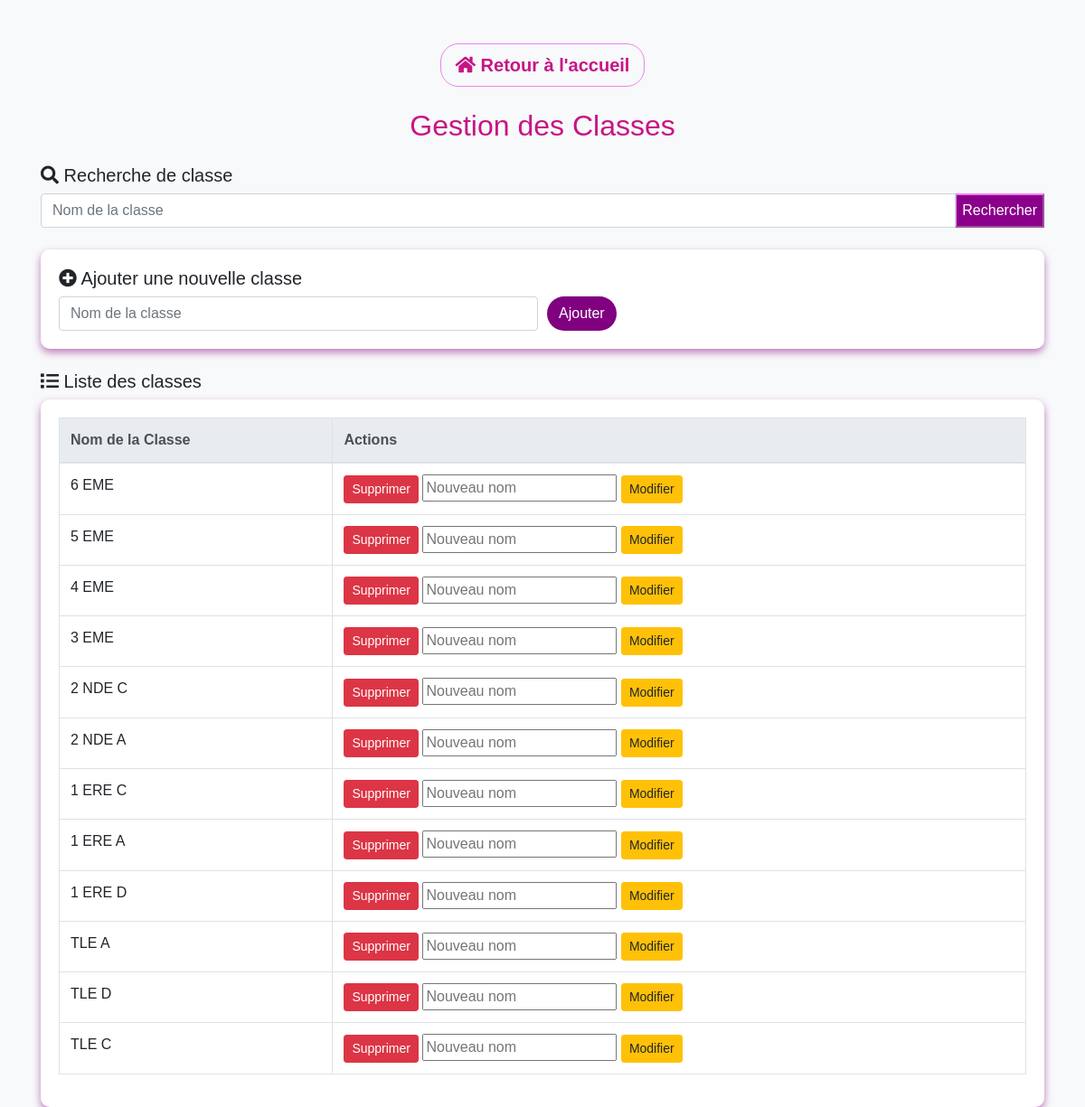
Page /gestion_classe.php on the committed database.
### tables this page shows
CREATE TABLE `classe` (
  `id_classe` int(11) NOT NULL,
  `nom_classe` varchar(250) NOT NULL,
  `niveau` varchar(250) NOT NULL,
  `id_niveau` int(11) DEFAULT NULL
);

### gestion_classe.php (the view, shortened to what this page needs)
<?php
require_once 'config.php';
$sql = "SELECT * FROM classe";
$stmt = $pdo->query($sql);
$classes = $stmt->fetchAll();
?>
<!DOCTYPE html>
<html lang="fr">
<head>
    <link rel="stylesheet" href="https://stackpath.bootstrapcdn.com/bootstrap/4.5.2/css/bootstrap.min.css">
    <link rel="stylesheet" href="https://cdnjs.cloudflare.com/ajax/libs/font-awesome/5.15.4/css/all.min.css">
</head>
<body id="top">
<div class="container mt-5">
    <div class="text-center mb-4">
        <a href="dashboardadmin.php" class="btn btn-outline- btn-lg" style="border-radius: 20px; font-weight: bold;  color: mediumvioletred; border-color: violet;">
            <i class="fas fa-home" style="color:mediumvioletred;"></i> Retour à l'accueil
        </a>
    </div>
    <h2 class="text-center mb-4" style="color:mediumvioletred;">Gestion des Classes</h2>
    <form method="POST" class="mb-4">
        <h5><i class="fas fa-search"></i> Recherche de classe</h5>
        <div class="input-group">
            <input type="text" class="form-control" name="nom_classe_recherche" placeholder="Nom de la classe" required>
            <div class="input-group-append">
                <button type="submit" name="rechercher" style="background-color:darkmagenta; color:white; border-color:violet;">Rechercher</button>
            </div>
        </div>
    </form>
    <div class="custom-card mb-4">
        <form method="POST">
            <h5><i class="fas fa-plus-circle"></i> Ajouter une nouvelle classe</h5>
            <div class="form-row">
                <div class="col">
                    <input type="text" class="form-control" name="nom_classe" placeholder="Nom de la classe" required>
                </div>
               <div class="col">
                    <button type="submit" name="ajouter" class="btn btn-custom">Ajouter</button>
                </div>
            </div>
        </form>
    </div>
    <h5 class="mt-4"><i class="fas fa-list"></i> Liste des classes</h5>
    <div class="custom-card" id="tableClasses">
        <table class="table table-bordered">
            <thead class="thead-light">
                <tr>
                    <th>Nom de la Classe</th>
                    <th>Actions</th>
                </tr>
            </thead>
            <tbody>
                <?php foreach ($classes as $classe): ?>
                    <tr>
                        <td><?= htmlspecialchars($classe['nom_classe']) ?></td>
                        <td>
                            <form method="POST" style="display:inline;">
                                <button type="submit" name="supprimer" class="btn btn-danger btn-sm">Supprimer</button>
                            </form>
                            <form method="POST" style="display:inline;">
                                <input type="text" name="nouveau_nom_classe" placeholder="Nouveau nom" required>
                                <button type="submit" name="modifier" class="btn btn-warning btn-sm">Modifier</button>
                            </form>
                        </td>
                    </tr>
                <?php endforeach; ?>
            </tbody>
        </table>
    </div>
</div>
</body>
</html>

### gestion_classe.php (style rules this page uses)
body { font-family: Arial, sans-serif; background-color: #f8f9fa; }
.custom-card { box-shadow: 0px 4px 8px rgba(128, 0, 128, 0.5); border-radius: 10px; padding: 20px; background-color: white; }
.btn-custom { background-color: #800080; color: white; border-radius: 20px; }

### rows in the picture
classe: nom_classe "6 EME"
classe: nom_classe "5 EME"
classe: nom_classe "4 EME"
classe: nom_classe "3 EME"
classe: nom_classe "2 NDE C"
classe: nom_classe "2 NDE A"
classe: nom_classe "1 ERE C"
classe: nom_classe "1 ERE A"
classe: nom_classe "1 ERE D"
classe: nom_classe "TLE A"
classe: nom_classe "TLE D"
classe: nom_classe "TLE C"
